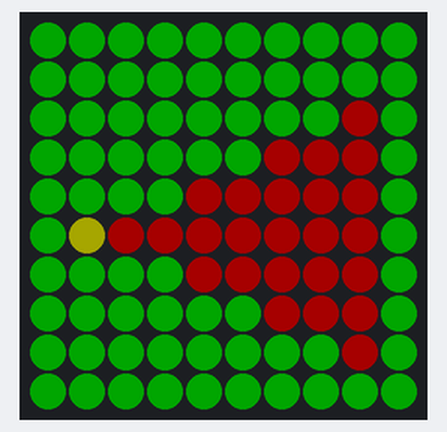
A sketch run on a simulated Arduino Uno, built with avr-gcc and run on an emulated ATmega328P. Shown: 10×10 RGB LED matrix (first LED top left, wired row by row). Dim RGB values are drawn brighter than linear.

Above: at 0.2 s.
At 29.4 s:
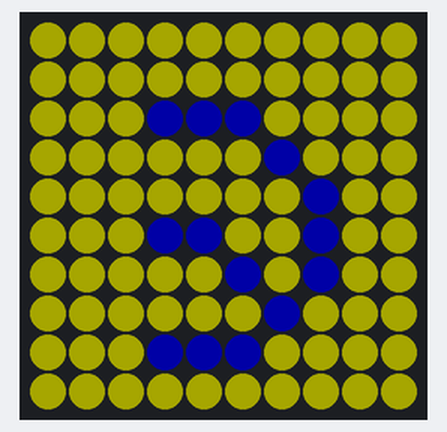
At 48.8 s:
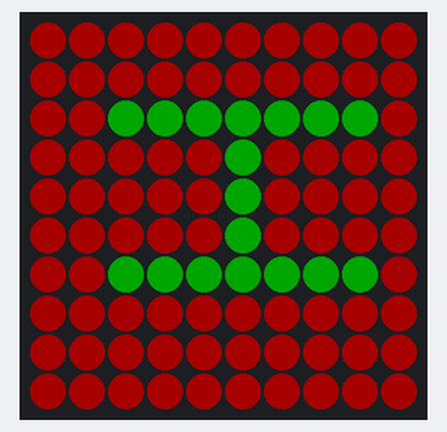
At 63.3 s:
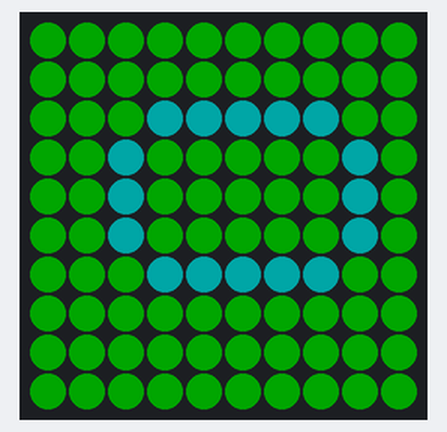
At 77.9 s:
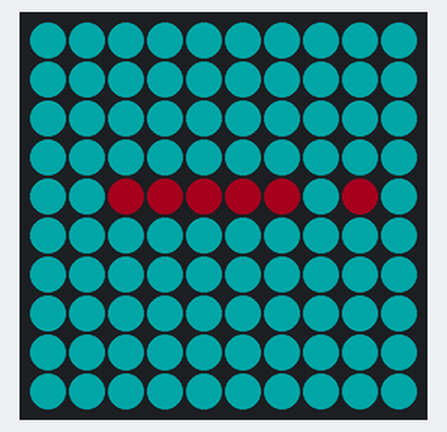
At 125.6 s:
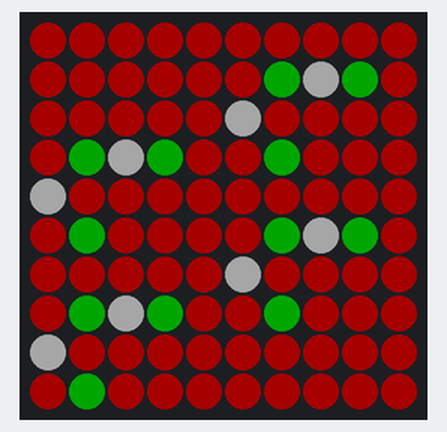

Measured:
- what the display in image 0 shows lasts 7.3 s, from 0.2 s to 7.5 s
- what the display in image 1 shows lasts 9.0 s, from 29.3 s to 38.3 s
- what the display in image 2 shows lasts 2.1 s, from 48.7 s to 50.8 s

The sketch:

neoPixelHolidayMatrix.ino
```cpp
#include <Adafruit_GFX.h>
#include <Adafruit_NeoMatrix.h>
#include <Adafruit_NeoPixel.h>
#include <avr/pgmspace.h>
#ifdef __AVR__
  #include <avr/power.h>
#endif

#define PIN 3
#define NUMPIXELS 100 //# of LEDs

// Color definitions in 16 bit values
const uint16_t BLACK  =  0x0000;
const uint16_t YELLOW  =  0xFFE0;
const uint16_t GREEN = 0xF800;
const uint16_t RED = 0x07E0;
const uint16_t CYAN   =  0x07FF;
const uint16_t PINK = 0xF810;
const uint16_t BLUE  = 0x001F;
const uint16_t WHITE  =  0xFFFF;
const uint16_t PURPLE = 0x801F;
const uint16_t ORANGE = 0xFC00;

Adafruit_NeoPixel strip = Adafruit_NeoPixel(NUMPIXELS, PIN, NEO_GRB + NEO_KHZ800);

Adafruit_NeoMatrix matrix = Adafruit_NeoMatrix(10, 10, 1, 1, PIN,
  NEO_MATRIX_TOP     + NEO_MATRIX_LEFT +
  NEO_MATRIX_ROWS + NEO_MATRIX_ZIGZAG,
  NEO_GRB           + NEO_KHZ800);

void setup() {

matrix.begin();
matrix.setBrightness(40);
strip.setBrightness(40);
matrix.show();

}

void loop() {

matrix.setRotation(2); //orients scenes properly

xmasTree();
  delay(500);
  matrix.clear();

theaterChase(strip.Color(255, 255, 0), 50); //yellow

dreidelDreidelNun();
  delay(500);
  matrix.clear();

theaterChase(strip.Color(0, 0, 255), 50); //blue

dreidelDreidelGimel();
  delay(500);
  matrix.clear();

theaterChase(strip.Color(255, 255, 0), 50); //yellow

dreidelDreidelHe();
  delay(500);
  matrix.clear();

theaterChase(strip.Color(0, 0, 255), 50); //blue

dreidelDreidelShin();
  delay(500);
  matrix.clear();

theaterChase(strip.Color(255, 0, 0), 50);

theaterChase(strip.Color(0, 255, 0), 50);

redAndGreenHLines();
  delay(500);
  matrix.clear();

redAndGreenVLines();
  delay(500);
  matrix.clear();

redAndGreenVortex();
  delay(500);
  matrix.clear();

candyCane();
  delay(500);
  matrix.clear();

matrix.setRotation(1); //orients letters properly

happyHolidays();
  delay(500);
  matrix.clear();

}

void theaterChase(uint32_t c, uint8_t wait) {
  for (int j=0; j<10; j++) {  //do 10 cycles of chasing
    for (int q=0; q < 3; q++) {
      for (uint16_t i=0; i < strip.numPixels(); i=i+3) {
        strip.setPixelColor(i+q, c);    //turn every third pixel on
      }
      strip.show();

      delay(wait);

      for (uint16_t i=0; i < strip.numPixels(); i=i+3) {
        strip.setPixelColor(i+q, 0);        //turn every third pixel off
      }
    }
  }
}

void rainbowCycle(uint8_t wait) {
  uint16_t i, j;

  for(j=0; j<256*5; j++) { // 5 cycles of all colors on wheel
    for(i=0; i< strip.numPixels(); i++) {
      strip.setPixelColor(i, Wheel(((i * 256 / strip.numPixels()) + j) & 255));
    }
    strip.show();
    delay(wait);
  }
}

uint32_t Wheel(byte WheelPos) {
  WheelPos = 255 - WheelPos;
  if(WheelPos < 85) {
    return strip.Color(255 - WheelPos * 3, 0, WheelPos * 3);
  }
  if(WheelPos < 170) {
    WheelPos -= 85;
    return strip.Color(0, WheelPos * 3, 255 - WheelPos * 3);
  }
  WheelPos -= 170;
  return strip.Color(WheelPos * 3, 255 - WheelPos * 3, 0);
}

void xmasTree() {
  matrix.drawRect(0, 0, 10, 10, RED); //background
  matrix.drawRect(1, 1, 8, 8, RED);
  matrix.drawRect(2, 2, 6, 6, RED);
  matrix.drawRect(3, 3, 4, 4, RED);
  matrix.drawRect(4, 4, 2, 2, RED);
  matrix.drawPixel(1, 5, YELLOW); //star
  matrix.fillTriangle(8, 2, 2, 5, 8, 8, GREEN); //tree
    matrix.show(); //sends LED information
    delay(5000); //length of time scene is shown
}

void dreidelDreidelHe() {
  matrix.drawRect(0, 0, 10, 10, YELLOW); //background
  matrix.drawRect(1, 1, 8, 8, YELLOW);
  matrix.drawRect(2, 2, 6, 6, YELLOW);
  matrix.drawRect(3, 3, 4, 4, YELLOW);
  matrix.drawRect(4, 4, 2, 2, YELLOW);
  matrix.drawLine(3, 7, 3, 4, BLUE);
  matrix.drawLine(4, 3, 7, 3, BLUE); //He
  matrix.drawLine(5, 7, 7, 7, BLUE);
    matrix.show(); //sends LED information
    delay(5000); //length of time scene is shown
}

void dreidelDreidelGimel() {
  matrix.drawRect(0, 0, 10, 10, BLUE); //background
  matrix.drawRect(1, 1, 8, 8, BLUE);
  matrix.drawRect(2, 2, 6, 6, BLUE);
  matrix.drawRect(3, 3, 4, 4, BLUE);
  matrix.drawRect(4, 4, 2, 2, BLUE);
  matrix.drawLine(2, 6, 2, 5, YELLOW); //Gimel
  matrix.drawLine(3, 4, 5, 4, YELLOW);
  matrix.drawLine(6, 5, 7, 6, YELLOW);
  matrix.drawLine(6, 3, 7, 2, YELLOW);
    matrix.show(); //sends LED information
    delay(5000); //length of time scene is shown
}

void dreidelDreidelShin() {
  matrix.drawRect(0, 0, 10, 10, YELLOW); //background
  matrix.drawRect(1, 1, 8, 8, YELLOW);
  matrix.drawRect(2, 2, 6, 6, YELLOW);
  matrix.drawRect(3, 3, 4, 4, YELLOW);
  matrix.drawRect(4, 4, 2, 2, YELLOW);
  matrix.drawLine(3, 8, 5, 8, BLUE); //Shin
  matrix.drawLine(6, 7, 5, 6, BLUE);
  matrix.drawLine(3, 5, 4, 5, BLUE);
  matrix.drawLine(7, 6, 7, 4, BLUE);
  matrix.drawLine(3, 2, 5, 2, BLUE);
  matrix.drawPixel(6, 3, BLUE);
    matrix.show(); //sends LED information
    delay(5000); //length of time scene is shown
}

void dreidelDreidelNun() {
  matrix.drawRect(0, 0, 10, 10, BLUE); //background
  matrix.drawRect(1, 1, 8, 8, BLUE);
  matrix.drawRect(2, 2, 6, 6, BLUE);
  matrix.drawRect(3, 3, 4, 4, BLUE);
  matrix.drawRect(4, 4, 2, 2, BLUE);
  matrix.drawLine(2, 6, 2, 5, YELLOW); //Nun
  matrix.drawLine(3, 4, 6, 4, YELLOW);
  matrix.drawLine(7, 6, 7, 4, YELLOW);
    matrix.show(); //sends LED information
    delay(5000); //length of time scene is shown
}

void redAndGreenHLines() {
  matrix.drawLine(0, 0, 0, 9, RED); //1st &/or top horizontal line
  matrix.drawLine(1, 0, 1, 9, GREEN); //2nd, etc
  matrix.drawLine(2, 0, 2, 9, RED);
  matrix.drawLine(3, 0, 3, 9, GREEN);
  matrix.drawLine(4, 0, 4, 9, RED);
  matrix.drawLine(5, 0, 5, 9, GREEN);
  matrix.drawLine(6, 0, 6, 9, RED);
  matrix.drawLine(7, 0, 7, 9, GREEN);
  matrix.drawLine(8, 0, 8, 9, RED);
  matrix.drawLine(9, 0, 9, 9, GREEN);
    matrix.show(); //sends LED information
    delay(1000); //length of time scene is shown
}

void redAndGreenVLines() {
  matrix.drawLine(0, 0, 9, 0, RED); //1st left vertical line
  matrix.drawLine(0, 1, 9, 1, GREEN); //2nd, etc
  matrix.drawLine(0, 2, 9, 2, RED);
  matrix.drawLine(0, 3, 9, 3, GREEN);
  matrix.drawLine(0, 4, 9, 4, RED);
  matrix.drawLine(0, 5, 9, 5, GREEN);
  matrix.drawLine(0, 6, 9, 6, RED);
  matrix.drawLine(0, 7, 9, 7, GREEN);
  matrix.drawLine(0, 8, 9, 8, RED);
  matrix.drawLine(0, 9, 9, 9, GREEN);
    matrix.show(); //sends LED information
    delay(1000); //length of time scene is shown
}

void redAndGreenVortex() {
  matrix.drawRect(0, 0, 10, 10, GREEN); //outside border
  matrix.drawRect(1, 1, 8, 8, RED); //one row in, etc
  matrix.drawRect(2, 2, 6, 6, GREEN);
  matrix.drawRect(3, 3, 4, 4, RED);
  matrix.drawRect(4, 4, 2, 2, GREEN);
    matrix.show(); //sends LED information
    delay(1000); //length of time scene is shown
}

void candyCane() {
  matrix.drawRect(0, 0, 10, 10, GREEN); //background
  matrix.drawRect(1, 1, 8, 8, GREEN);
  matrix.drawRect(2, 2, 6, 6, GREEN);
  matrix.drawRect(3, 3, 4, 4, GREEN);
  matrix.drawRect(4, 4, 2, 2, GREEN);
  //1st cane
  matrix.drawPixel(1, 9, RED);
  matrix.drawPixel(0, 8, WHITE);
  matrix.drawPixel(1, 7, RED);
  matrix.drawPixel(2, 7, WHITE);
  matrix.drawPixel(3, 7, RED);
  //2nd cane
  matrix.drawPixel(1, 5, RED);
  matrix.drawPixel(0, 4, WHITE);
  matrix.drawPixel(1, 3, RED);
  matrix.drawPixel(2, 3, WHITE);
  matrix.drawPixel(3, 3, RED);
  //3rd cane
  matrix.drawPixel(6, 7, RED);
  matrix.drawPixel(5, 6, WHITE);
  matrix.drawPixel(6, 5, RED);
  matrix.drawPixel(7, 5, WHITE);
  matrix.drawPixel(8, 5, RED);
  //4th cane
  matrix.drawPixel(6, 3, RED);
  matrix.drawPixel(5, 2, WHITE);
  matrix.drawPixel(6, 1, RED);
  matrix.drawPixel(7, 1, WHITE);
  matrix.drawPixel(8, 1, RED);
    matrix.show(); //sends LED information
    delay(5000); //length of time scene is shown
}

void happyHolidays() {
matrix.drawLine(0, 0, 0, 9, GREEN); //background fills in what letter background doesn't
matrix.drawLine(1, 0, 1, 9, GREEN);
matrix.drawLine(2, 0, 2, 9, GREEN);
matrix.drawLine(3, 0, 9, 0, GREEN);
matrix.drawLine(3, 1, 9, 1, GREEN);
matrix.drawLine(9, 2, 9, 9, GREEN);
  matrix.setCursor(3, 2); //sets position for top LH corner of the letter box, like positioning the type position in text or Word .doc
  matrix.setTextColor(RED, GREEN); //1st color is the letter color, 2nd is the background color directly around the letter
  matrix.print(F("H")); //text to display, can be any length
    matrix.show(); //sends LED information
    delay(2000); //length of time letter is shown
    matrix.clear(); //resets matrix for next letter

matrix.drawLine(0, 0, 0, 9, BLUE);
matrix.drawLine(1, 0, 1, 9, BLUE);
matrix.drawLine(2, 0, 2, 9, BLUE);
matrix.drawLine(3, 0, 9, 0, BLUE);
matrix.drawLine(3, 1, 9, 1, BLUE);
matrix.drawLine(9, 2, 9, 9, BLUE);
  matrix.setCursor(3, 2);
  matrix.setTextColor(GREEN, BLUE);
  matrix.print(F("A"));
    matrix.show();
    delay(2000);
    matrix.clear();

matrix.drawLine(0, 0, 0, 9, YELLOW);
matrix.drawLine(1, 0, 1, 9, YELLOW);
matrix.drawLine(2, 0, 2, 9, YELLOW);
matrix.drawLine(3, 0, 9, 0, YELLOW);
matrix.drawLine(3, 1, 9, 1, YELLOW);
matrix.drawLine(9, 2, 9, 9, YELLOW);
  matrix.setCursor(3, 2);
  matrix.setTextColor(BLUE, YELLOW);
  matrix.print(F("P"));
    matrix.show();
    delay(2000);
    matrix.clear();

matrix.drawLine(0, 0, 0, 9, PURPLE);
matrix.drawLine(1, 0, 1, 9, PURPLE);
matrix.drawLine(2, 0, 2, 9, PURPLE);
matrix.drawLine(3, 0, 9, 0, PURPLE);
matrix.drawLine(3, 1, 9, 1, PURPLE);
matrix.drawLine(9, 2, 9, 9, PURPLE);
  matrix.setCursor(3, 2);
  matrix.setTextColor(YELLOW, PURPLE);
  matrix.print(F("P"));
    matrix.show();
    delay(2000);
    matrix.clear();

matrix.drawLine(0, 0, 0, 9, WHITE);
matrix.drawLine(1, 0, 1, 9, WHITE);
matrix.drawLine(2, 0, 2, 9, WHITE);
matrix.drawLine(3, 0, 9, 0, WHITE);
matrix.drawLine(3, 1, 9, 1, WHITE);
matrix.drawLine(9, 2, 9, 9, WHITE);
  matrix.setCursor(3, 2);
  matrix.setTextColor(PURPLE, WHITE);
  matrix.print(F("Y"));
    matrix.show();
    delay(2000);
    matrix.clear();

matrix.drawLine(0, 0, 0, 9, PINK);
matrix.drawLine(1, 0, 1, 9, PINK);
matrix.drawLine(2, 0, 2, 9, PINK);
matrix.drawLine(3, 0, 9, 0, PINK);
matrix.drawLine(3, 1, 9, 1, PINK);
matrix.drawLine(9, 2, 9, 9, PINK);
  matrix.setCursor(3, 2);
  matrix.setTextColor(WHITE, PINK);
  matrix.print(F("*"));
    matrix.show();
    delay(2000);
    matrix.clear();

matrix.drawLine(0, 0, 0, 9, CYAN);
matrix.drawLine(1, 0, 1, 9, CYAN);
matrix.drawLine(2, 0, 2, 9, CYAN);
matrix.drawLine(3, 0, 9, 0, CYAN);
matrix.drawLine(3, 1, 9, 1, CYAN);
matrix.drawLine(9, 2, 9, 9, CYAN);
  matrix.setCursor(3, 2);
  matrix.setTextColor(PINK, CYAN);
  matrix.print(F("H"));
    matrix.show();
    delay(2000);
    matrix.clear();

matrix.drawLine(0, 0, 0, 9, RED);
matrix.drawLine(1, 0, 1, 9, RED);
matrix.drawLine(2, 0, 2, 9, RED);
matrix.drawLine(3, 0, 9, 0, RED);
matrix.drawLine(3, 1, 9, 1, RED);
matrix.drawLine(9, 2, 9, 9, RED);
  matrix.setCursor(3, 2);
  matrix.setTextColor(CYAN, RED);
  matrix.print(F("O"));
    matrix.show();
    delay(2000);
    matrix.clear();

matrix.drawLine(0, 0, 0, 9, GREEN);
matrix.drawLine(1, 0, 1, 9, GREEN);
matrix.drawLine(2, 0, 2, 9, GREEN);
matrix.drawLine(3, 0, 9, 0, GREEN);
matrix.drawLine(3, 1, 9, 1, GREEN);
matrix.drawLine(9, 2, 9, 9, GREEN);
  matrix.setCursor(3, 2);
  matrix.setTextColor(RED, GREEN);
  matrix.print(F("L"));
    matrix.show();
    delay(2000);
    matrix.clear();

matrix.drawLine(0, 0, 0, 9, BLUE);
matrix.drawLine(1, 0, 1, 9, BLUE);
matrix.drawLine(2, 0, 2, 9, BLUE);
matrix.drawLine(3, 0, 9, 0, BLUE);
matrix.drawLine(3, 1, 9, 1, BLUE);
matrix.drawLine(9, 2, 9, 9, BLUE);
  matrix.setCursor(3, 2);
  matrix.setTextColor(GREEN, BLUE);
  matrix.print(F("I"));
    matrix.show();
    delay(2000);
    matrix.clear();

matrix.drawLine(0, 0, 0, 9, YELLOW);
matrix.drawLine(1, 0, 1, 9, YELLOW);
matrix.drawLine(2, 0, 2, 9, YELLOW);
matrix.drawLine(3, 0, 9, 0, YELLOW);
matrix.drawLine(3, 1, 9, 1, YELLOW);
matrix.drawLine(9, 2, 9, 9, YELLOW);
  matrix.setCursor(3, 2);
  matrix.setTextColor(BLUE, YELLOW);
  matrix.print(F("D"));
    matrix.show();
    delay(2000);
    matrix.clear();

matrix.drawLine(0, 0, 0, 9, PURPLE);
matrix.drawLine(1, 0, 1, 9, PURPLE);
matrix.drawLine(2, 0, 2, 9, PURPLE);
matrix.drawLine(3, 0, 9, 0, PURPLE);
matrix.drawLine(3, 1, 9, 1, PURPLE);
matrix.drawLine(9, 2, 9, 9, PURPLE);
  matrix.setCursor(3, 2);
  matrix.setTextColor(YELLOW, PURPLE);
  matrix.print(F("A"));
    matrix.show();
    delay(2000);
    matrix.clear();

matrix.drawLine(0, 0, 0, 9, WHITE);
matrix.drawLine(1, 0, 1, 9, WHITE);
matrix.drawLine(2, 0, 2, 9, WHITE);
matrix.drawLine(3, 0, 9, 0, WHITE);
matrix.drawLine(3, 1, 9, 1, WHITE);
matrix.drawLine(9, 2, 9, 9, WHITE);
  matrix.setCursor(3, 2);
  matrix.setTextColor(PURPLE, WHITE);
  matrix.print(F("Y"));
    matrix.show();
    delay(2000);
    matrix.clear();

matrix.drawLine(0, 0, 0, 9, PINK);
matrix.drawLine(1, 0, 1, 9, PINK);
matrix.drawLine(2, 0, 2, 9, PINK);
matrix.drawLine(3, 0, 9, 0, PINK);
matrix.drawLine(3, 1, 9, 1, PINK);
matrix.drawLine(9, 2, 9, 9, PINK);
  matrix.setCursor(3, 2);
  matrix.setTextColor(WHITE, PINK);
  matrix.print(F("S"));
    matrix.show();
    delay(2000);
    matrix.clear();

matrix.drawLine(0, 0, 0, 9, CYAN);
matrix.drawLine(1, 0, 1, 9, CYAN);
matrix.drawLine(2, 0, 2, 9, CYAN);
matrix.drawLine(3, 0, 9, 0, CYAN);
matrix.drawLine(3, 1, 9, 1, CYAN);
matrix.drawLine(9, 2, 9, 9, CYAN);
  matrix.setCursor(3, 2);
  matrix.setTextColor(PINK, CYAN);
  matrix.print(F("!"));
    matrix.show();
    delay(2000);
    matrix.clear();

matrix.drawLine(0, 0, 0, 9, RED);
matrix.drawLine(1, 0, 1, 9, RED);
matrix.drawLine(2, 0, 2, 9, RED);
matrix.drawLine(3, 0, 9, 0, RED);
matrix.drawLine(3, 1, 9, 1, RED);
matrix.drawLine(9, 2, 9, 9, RED);
  matrix.setCursor(3, 2);
  matrix.setTextColor(CYAN, RED);
  matrix.print(F("*"));
    matrix.show();
    delay(2000);
    matrix.clear();
}
```
